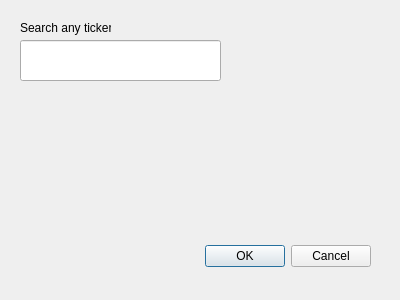
<?xml version="1.0" encoding="UTF-8"?>
<ui version="4.0">
 <class>SymbolSearcher</class>
 <widget class="QDialog" name="SymbolSearcher">
  <property name="geometry">
   <rect>
    <x>0</x>
    <y>0</y>
    <width>400</width>
    <height>300</height>
   </rect>
  </property>
  <property name="sizePolicy">
   <sizepolicy hsizetype="Fixed" vsizetype="Fixed">
    <horstretch>0</horstretch>
    <verstretch>0</verstretch>
   </sizepolicy>
  </property>
  <property name="windowTitle">
   <string>Symbols</string>
  </property>
  <widget class="QDialogButtonBox" name="buttonBox">
   <property name="geometry">
    <rect>
     <x>30</x>
     <y>240</y>
     <width>341</width>
     <height>32</height>
    </rect>
   </property>
   <property name="orientation">
    <enum>Qt::Horizontal</enum>
   </property>
   <property name="standardButtons">
    <set>QDialogButtonBox::Cancel|QDialogButtonBox::Ok</set>
   </property>
  </widget>
  <widget class="QLineEdit" name="lineEdit_tickerKeyword">
   <property name="geometry">
    <rect>
     <x>20</x>
     <y>40</y>
     <width>201</width>
     <height>41</height>
    </rect>
   </property>
   <property name="font">
    <font>
     <pointsize>17</pointsize>
    </font>
   </property>
  </widget>
  <widget class="QLabel" name="label_Title">
   <property name="geometry">
    <rect>
     <x>20</x>
     <y>20</y>
     <width>91</width>
     <height>16</height>
    </rect>
   </property>
   <property name="text">
    <string>Search any ticker</string>
   </property>
  </widget>
 </widget>
 <resources/>
 <connections>
  <connection>
   <sender>buttonBox</sender>
   <signal>accepted()</signal>
   <receiver>SymbolSearcher</receiver>
   <slot>accept()</slot>
   <hints>
    <hint type="sourcelabel">
     <x>248</x>
     <y>254</y>
    </hint>
    <hint type="destinationlabel">
     <x>157</x>
     <y>274</y>
    </hint>
   </hints>
  </connection>
  <connection>
   <sender>buttonBox</sender>
   <signal>rejected()</signal>
   <receiver>SymbolSearcher</receiver>
   <slot>reject()</slot>
   <hints>
    <hint type="sourcelabel">
     <x>316</x>
     <y>260</y>
    </hint>
    <hint type="destinationlabel">
     <x>286</x>
     <y>274</y>
    </hint>
   </hints>
  </connection>
 </connections>
</ui>
